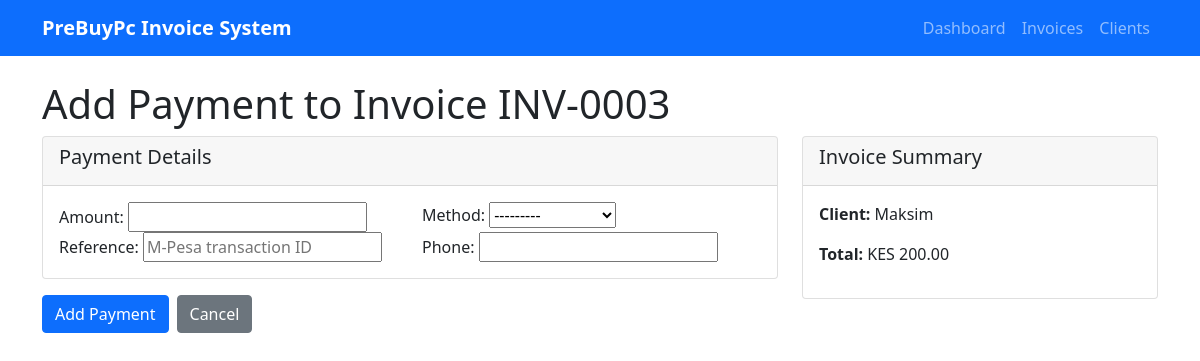
Screenshot of /invoices/3/payment/ with the database file from the repository.
### invoices/models.py (models this page shows, shortened)
class Invoice(models.Model):
    STATUS_CHOICES = [
        ('draft', 'Draft'),
        ('sent', 'Sent'),
        ('paid', 'Paid'),
        ('overdue', 'Overdue'),
        ('cancelled', 'Cancelled'),
        ('refunded', 'Refunded'),
    ]
    invoice_number = models.CharField(max_length=50, unique=True)
    client = models.ForeignKey(Client, on_delete=models.CASCADE, related_name='invoices')
    currency = models.CharField(max_length=3, default='KES')
    date_issued = models.DateField(default=timezone.now)
    due_date = models.DateField(null=True, blank=True)
    status = models.CharField(max_length=20, choices=STATUS_CHOICES, default='draft')
    tax_rate = models.DecimalField(max_digits=5, decimal_places=2, default=0)
    discount = models.DecimalField(max_digits=10, decimal_places=2, default=0)
    subtotal = models.DecimalField(max_digits=10, decimal_places=2, default=0)
    tax_amount = models.DecimalField(max_digits=10, decimal_places=2, default=0)
    grand_total = models.DecimalField(max_digits=10, decimal_places=2, default=0)
    paid_at = models.DateTimeField(null=True, blank=True)
    notes = models.TextField(blank=True)
    public_token = models.UUIDField(default=uuid.uuid4, editable=False, unique=True)
    is_active = models.BooleanField(default=True)
    created_at = models.DateTimeField(auto_now_add=True)
    updated_at = models.DateTimeField(auto_now=True)
    @property
    def balance_due(self):
        total_paid = sum(payment.amount for payment in self.payments.all())
        return max(Decimal(0), self.grand_total - total_paid)
    class Meta:
        ordering = ['-created_at']
        indexes = [
            models.Index(fields=['invoice_number']),
            models.Index(fields=['client']),
            models.Index(fields=['status']),
        ]

class Client(models.Model):
    name = models.CharField(max_length=255)
    email = models.EmailField(blank=True)
    phone = models.CharField(max_length=20, blank=True)
    company_name = models.CharField(max_length=255, blank=True)
    billing_address = models.TextField(blank=True)
    kra_pin = models.CharField(max_length=20, blank=True)
    notes = models.TextField(blank=True)
    created_at = models.DateTimeField(auto_now_add=True)
    updated_at = models.DateTimeField(auto_now=True)
    class Meta:
        ordering = ['-created_at']

### invoices/views.py (the view)
# urls.py: path('invoices/<int:invoice_pk>/payment/', views.payment_add, name='add_payment'),
def payment_add(request, invoice_pk):
    invoice = get_object_or_404(Invoice, pk=invoice_pk)
    if request.method == 'POST':
        form = PaymentForm(request.POST)
        if form.is_valid():
            payment = form.save(commit=False)
            payment.invoice = invoice
            payment.save()
            invoice.save()
            messages.success(request, f'Payment of {invoice.currency} {payment.amount} added successfully.')
            return redirect('invoices:detail', pk=invoice.pk)
    else:
        form = PaymentForm()
    return render(request, 'invoices/payment_form.html', {
        'form': form,
        'invoice': invoice
    })

### invoices/forms.py
class PaymentForm(forms.ModelForm):
    class Meta:
        model = Payment
        fields = ['amount', 'method', 'reference', 'phone']
        widgets = {
            'reference': forms.TextInput(attrs={'placeholder': 'M-Pesa transaction ID'}),
        }

### invoices/templates/invoices/payment_form.html (shortened to what this page needs)
{% extends 'invoices/base.html' %}
{% block content %}
<h1>Add Payment to Invoice {{ invoice.invoice_number }}</h1>
<div class="row">
    <div class="col-md-8">
        <form method="post">
            <div class="card">
                <div class="card-header">
                    <h5>Payment Details</h5>
                </div>
                <div class="card-body">
                    <div class="row">
                        <div class="col-md-6">
                            {{ form.amount.label_tag }}
                            {{ form.amount }}
                        </div>
                        <div class="col-md-6">
                            {{ form.method.label_tag }}
                            {{ form.method }}
                        </div>
                    </div>
                    <div class="row">
                        <div class="col-md-6">
                            {{ form.reference.label_tag }}
                            {{ form.reference }}
                        </div>
                        <div class="col-md-6">
                            {{ form.phone.label_tag }}
                            {{ form.phone }}
                        </div>
                    </div>
                </div>
            </div>
            <div class="d-flex gap-2 mt-3">
                <button type="submit" class="btn btn-primary">Add Payment</button>
                <a href="{% url 'invoices:detail' invoice.pk %}" class="btn btn-secondary">Cancel</a>
            </div>
        </form>
    </div>
    <div class="col-md-4">
        <div class="card">
            <div class="card-header">
                <h5>Invoice Summary</h5>
            </div>
            <div class="card-body">
                <p><strong>Client:</strong> {{ invoice.client.name }}</p>
                <p><strong>Total:</strong> {{ invoice.currency }} {{ invoice.grand_total|floatformat:2 }}</p>
            </div>
        </div>
    </div>
</div>
{% endblock %}

### rows the page displays
Invoice: invoice_number "INV-0003", client.name "Maksim", currency "KES", grand_total "200.00"
